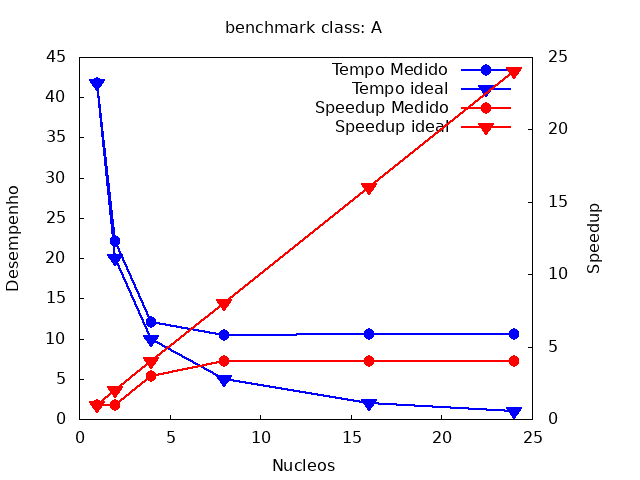

The script that saved this image:
# título do gráfico
set title "benchmark class: A"

# formato do arquivo de saída 
set term "png"

# arquivo de saída
set output "grafico_A_novo.png"

# eixo x Nucleos
set xlabel "Nucleos"
set xtics nomirror

# eixo y Desempenho
set ylabel "Desempenho"
set ytics nomirror

# eixo y2 Speedup
set y2label "Speedup"
set y2tics nomirror

# espessura da linha
#set style line 1 linewidth 4 pointtype 7 linecolor rgb "red"
#set style line 2 linewidth 2 pointtype 5 linecolor rgb "blue"
# Create some linestyles for our data
# pt = point type (triangles, circles, squares, etc.)
# ps = point size
# Tempo medido
set style line 1 lt 1 lc rgb "blue" lw 2 pt 7 ps 1.5
set style line 2 lt 3 lc rgb "blue" lw 2 pt 11 ps 1.5
set style line 3 lt 1 lc rgb "red" lw 2 pt 7 ps 1.5
set style line 4 lt 3 lc rgb "red" lw 2 pt 11 ps 1.5



# gráfico de linhas

plot "desempenhoA.txt" using 1:3 with linespoint linestyle 1 title "Tempo Medido", \
     "desempenhoA.txt" using 1:4 with linespoint linestyle 2 title "Tempo ideal", \
     "desempenhoA.txt" using 1:6 with linespoint linestyle 3 title "Speedup Medido" axes x1y2, \
     "desempenhoA.txt" using 1:5 with linespoint linestyle 4 title "Speedup ideal" axes x1y2
